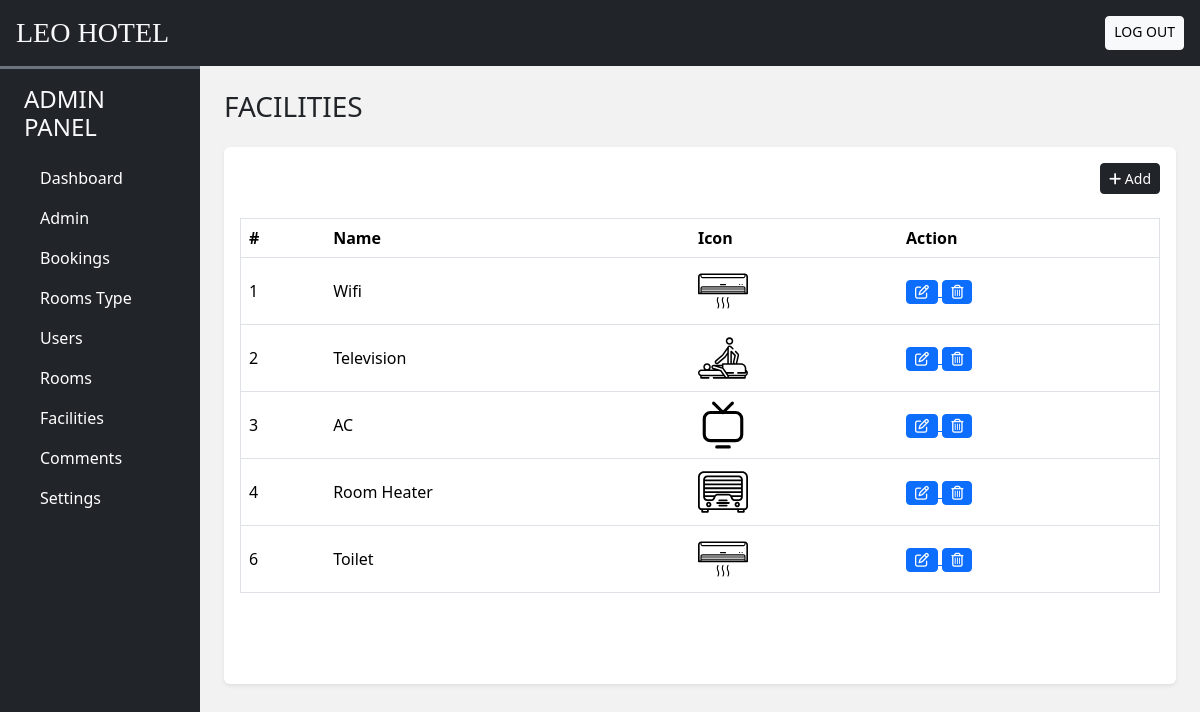
/admin/index.php?act=facilities (signed in), run on the app's committed database.
### tables this page shows
CREATE TABLE `facilities` (
  `id` int(10) NOT NULL,
  `icon` varchar(100) NOT NULL,
  `name` varchar(50) NOT NULL,
  `description` varchar(250) NOT NULL
);

### model/pdo.php (called while the page is built, shortened)
<?php
function pdo_get_connection(){
    $servername = "localhost";
    $username = "root";
    $password = "";
    try {
        $conn = new PDO("mysql:host=$servername;dbname=duan1", $username, $password);
        $conn->setAttribute(PDO::ATTR_ERRMODE, PDO::ERRMODE_EXCEPTION);
        return $conn;
    } catch(PDOException $e) {
        echo "Connection failed: " . $e->getMessage();
    }
}
function pdo_query($sql){
    $sql_args=array_slice(func_get_args(),1);
    try{
        $conn=pdo_get_connection();
        $stmt=$conn->prepare($sql);
        $stmt->execute($sql_args);
        $rows=$stmt->fetchAll();
        return $rows;
    }
    catch(PDOException $e){
        throw $e;
    }
    finally{
        unset($conn);
    }
}
?>

### model/facilities.php (called while the page is built, shortened)
<?php
    function loadall_facities(){
        $sql = "SELECT * FROM `facilities` WHERE 1";
        $result = pdo_query($sql);
        return $result;
    }
?>

### admin/facilities/list.php (the view, shortened to what this page needs)
<!DOCTYPE html>
<html lang="en">
<head>
    <link rel="stylesheet" href="inc/links.php">
</head>
<body>
    <div class="container-fluid">
        <div class="row">
            <div class="col-lg-10 ms-auto p-4 overflow-hidden">
                <h3 class="mb-4">FACILITIES</h3>
                <div class="card border-0 shadow-sm mb-4">
                    <div class="card-body">
                        <div class="text-end mb-4">
                            <button type="button" class="btn btn-dark shadow-none btn-sm" data-bs-toggle="modal" data-bs-target="#add-facilities">
                                <i class="fa-solid fa-plus"></i> Add
                            </button>
                        </div>
                        <div class="table-responsive-lg" style="height: 450px; overflow-y: scroll;">
                        <table class="table table-hover border">
                            <thead>
                                <tr class="bg-dark text-light">
                                    <th scope="col">#</th>
                                    <th scope="col">Name</th>
                                    <th scope="col">Icon</th>
                                    <th scope="col">Action</th>
                                </tr>
                            </thead>
                            <?php
                                foreach($facilities as $fac){
                                    extract($fac);
                                    echo '
                                    <tbody>
                                        <tr class="align-middle">
                                            <td>'.$id.'</td>
                                            <td>'.$name.'</td>
                                            <td><img width="50px" src="'.$icon.'" alt=""></td>
                                            <td>
                                                <a href="?act=edit_facilities&id='.$id.'">
                                                    <button type="button" class="btn btn-primary shadow-none btn-sm" data-bs-toggle="modal" >
                                                        <i class="fa-regular fa-pen-to-square"></i>
                                                    </button>
                                                </a>
                                                <a href="?act=delete_facilities&id='.$id.'">
                                                    <button type="button" class="btn btn-primary shadow-none btn-sm" data-bs-toggle="modal" >
                                                        <i class="fa-regular fa-trash-can"></i>
                                                    </button>
                                                </a>
                                            </td>
                                        </tr>
                                    </tbody>
                                    ';
                                }
                            ?>
                        </table>
                        </div>
                    </div>
                </div>
            </div>
        </div>
    </div>
</body>
</html>

### css/style.css (style rules this page uses)
:root { --teal: #2ec1ac; --teal_hover: #279e8c; }
html { font-family: "Nunito", sans-serif; margin: 0; padding: 0; box-sizing: border-box; text-decoration: none; outline: none; border: none; text-transform: capitalize; transition: all 0.2s linear; }
body { background-color: #f3f2f2; }

### data on the page
facilities: id "1", name "Wifi", icon (picture)
facilities: id "2", name "Television", icon (picture)
facilities: id "3", name "AC", icon (picture)
facilities: id "4", name "Room Heater", icon (picture)
facilities: id "6", name "Toilet", icon (picture)
